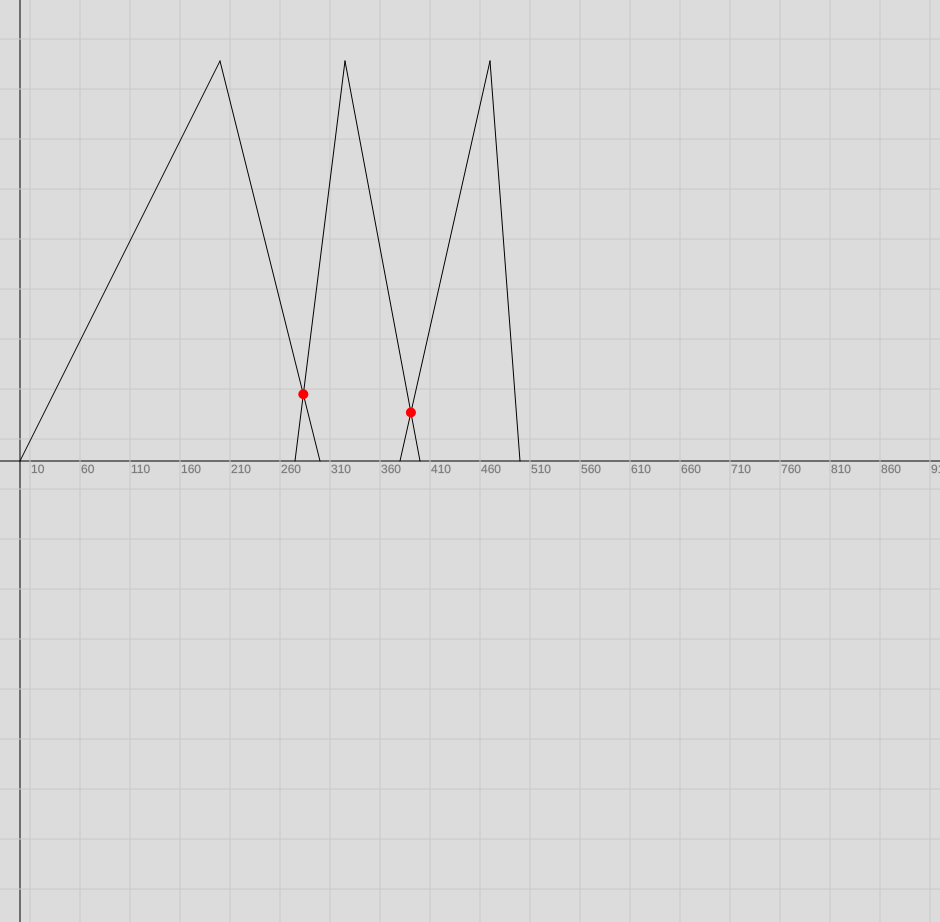
Frame 1 (no input)
Frame 60 (no input): identical to frame 1, image omitted
Frame 120 (the mouse pressed at the canvas centre since frame 60): identical to frame 1, image omitted

The p5.js sketch that drew this single still picture (run headless with seeded random() and noise() and a simulated clock; from frame 60 on, the mouse is pressed at the canvas centre):

// p5.js sketch
// ── sketch.js
"use strict"

let lines = [];
let width, height;
let FH = 400;
let f;

class Line {
    constructor(_startX, _startY, _endX, _endY) {
        this.start = createVector(_startX, -_startY);
        this.end = createVector(_endX, -_endY);
    }

    intersection(l) {
        const bx = this.end.x - this.start.x;
        const by = this.end.y - this.start.y;
        const dx = l.end.x - l.start.x;
        const dy = l.end.y - l.start.y;

        const b_dot_d_perp = bx * dy - by * dx;

        if (b_dot_d_perp === 0) {
            return null;
        }

        const cx = l.start.x - this.start.x;
        const cy = l.start.y - this.start.y;

        const t = (cx * dy - cy * dx) / b_dot_d_perp;

        if (t < 0 || t > 1) {
            return null;
        }

        const u = (cx * by - cy * bx) / b_dot_d_perp;
        if (u < 0 || u > 1) {
            return null;
        }

        return createVector(this.start.x + t * bx, this.start.y + t * by);
    }

    show() {
        stroke(0);
        strokeWeight(1);
        line(this.start.x, this.start.y, this.end.x, this.end.y);
    }
}

class Set {
    constructor(low, mid, high) {
        this.x1 = low;
        this.x2 = mid;
        this.x3 = high;

        this.l1 = new Line(this.x1, 0, this.x2, FH);
        this.l2 = new Line(this.x2, FH, this.x3, 0);
    }

    show() {
        this.l1.show();
        this.l2.show();
    }
}

class FIS {
    constructor() {
        this.sets = [];
        this.intersections = [];
    }

    isApplicableSet(set) {
        if (this.sets.length === 0) {
            return true;
        }
        const last = this.sets[this.sets.length - 1];
        return last.x2 < set.x1 && last.x3 > set.x1 && last.x3 < set.x2;
    }

    addSet(low, mid, high) {
        const newSet = new Set(low, mid, high);

        if (!this.isApplicableSet(newSet)) {
            return;
        }
        this.sets.push(newSet);

        if (this.sets.length !== 1) {
            const lastSet = this.sets[this.sets.length - 2];
            this.intersections.push(lastSet.l2.intersection(newSet.l1));
        }

    }

    show() {
        this.sets.forEach(s => s.show());
        this.intersections.forEach(i => {
            stroke('red');
            strokeWeight(10);
            point(i.x, i.y);
        });
    }
}

function drawGrid(cellSize) {
    strokeWeight(1);

    stroke(0);
    line(-width, 0, width, 0);
    line(0, -height, 0, height);

    stroke(200);
    fill(120);

    for (var x = -width; x < width; x += cellSize) {
        line(x, -height, x, height);
        text(x, x + 1, 12);
    }
    for (var y = -height; y < height; y += cellSize) {
        line(-width, y, width, y);
        // text(y, 1, y + 12);
    }
}

function setup() {
    width = 940;
    height = 922;

    createCanvas(width, height);
    // frameRate(2);
    f = new FIS();
    f.addSet(0.0, 200, 300);
    f.addSet(275, 325, 400);
    f.addSet(380, 470, 500);
}

let angle = 0;

function draw() {
    background(220);
    translate(20, height / 2);
    drawGrid(50);


    // translate(width / 2, 0);
    // angle -= (2 * PI * 0.001);
    // rotate(PI);
    f.show();
}

// ── style.css
body {
  background-color: rgba(120, 120, 120, 0.3);
}

.control-panel {
  position: fixed;
  /* height: 30%; */
  bottom: 0;
  width: calc(100% - 48px);
  box-shadow: 0 0 10px;
  margin: 24px;
  border-radius: 10px;
  background-color: white;
}

.form-wrapper {
  max-width: 800px;
  display: flex;
  flex-direction: row;
  justify-content: space-between;
  padding: 0 12px;
}

.input {
  width: 120px;
}

.add-button {
  line-height: 75px;
}

#query-string {
  font-size: 22px;
  color: #6b6868;
}

.query {
  padding: 12px;
  border: 4px solid #c6c6c6;
  min-height: 65px;
  padding-right: 150px;
  margin: 12px;

}

#backspace-button {
  position: absolute;
  right: 24px;
  top: 28px;
}

.term-button {
  margin: 0 0 12px 12px;
}

table {
  margin: 0 12px;
  width: calc(100% - 24px);
}
// ── window.html
<!DOCTYPE html>
<html lang="en">
  <head>
    <meta charset="UTF-8" />
    <meta name="viewport" content="width=device-width, initial-scale=1.0" />
    <meta http-equiv="X-UA-Compatible" content="ie=edge" />
    <title>Document</title>
    <script src="https://cdnjs.cloudflare.com/ajax/libs/p5.js/0.9.0/p5.js"></script>
    <script src="sketch.js"></script>
  </head>
  <body></body>
</html>
